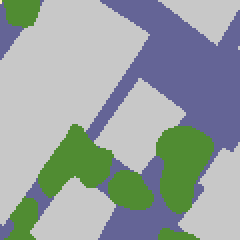
#> input picture data/train/masks/tile_1.1_47.png, 120 x 120 px, found by its file name (shown 2 times larger); its folder holds only this picture in this run
$ python analyze_variations.py
#> lines starting #> are read from the running program, lines starting #| are printed output that depends on the picture
import os
import numpy as np
from PIL import Image
import matplotlib.pyplot as plt
from collections import Counter

def analyze_mask_variations():
    """Analyze the actual variations in mask content"""

    print("=" * 60)
    print("ANALYZING MASK VARIATIONS")
    print("=" * 60)

    # Check masks that were identified as different
    train_mask_dir = "data/train/masks"
    mask_files = [f for f in os.listdir(train_mask_dir) if f.endswith('.png')]

    # Let's sample more masks to find different patterns
    sample_size = min(100, len(mask_files))
    step = len(mask_files) // sample_size
    sample_files = mask_files[::step]

    print(f"Analyzing {len(sample_files)} masks for variations...")

    # Group masks by their content
    mask_groups = {}

    for mask_file in sample_files:
        mask_path = os.path.join(train_mask_dir, mask_file)
        mask = np.array(Image.open(mask_path))
#> mask is the input picture: shape (120, 120, 3); mean R, G, B 150.8, 161.2, 159.8

        # Create a signature for this mask
        unique_rgb = tuple(sorted([tuple(rgb) for rgb in np.unique(mask.reshape(-1, 3), axis=0)]))
#> unique_rgb = ((80, 140, 50), (100, 100, 150), (200, 200, 200), (250, 235, 185))

        if unique_rgb not in mask_groups:
            mask_groups[unique_rgb] = []
        mask_groups[unique_rgb].append((mask_file, mask))

    print(f"\nFound {len(mask_groups)} different mask patterns:")

    for i, (rgb_signature, files_and_masks) in enumerate(mask_groups.items()):
        print(f"\nPattern {i+1}: {len(files_and_masks)} masks")
        print(f"  RGB combinations: {rgb_signature}")
        print(f"  Example files: {[f[0] for f in files_and_masks[:3]]}")

        # Analyze the first mask in this group
        sample_mask = files_and_masks[0][1]
        for ch in range(3):
            channel_data = sample_mask[:, :, ch]
            unique_vals = np.unique(channel_data)
            value_counts = [(val, np.sum(channel_data == val)) for val in unique_vals]
            print(f"  Channel {ch} ({'RGB'[ch]}): {value_counts}")
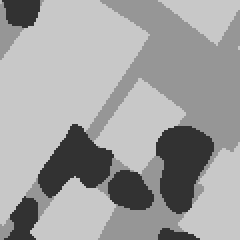
#> channel_data: shape (120, 120) (shown 2 times larger); min 50, max 200, mean 159.8

    return mask_groups

def create_pattern_visualization(mask_groups):
    """Visualize different mask patterns found"""

    print(f"\n" + "=" * 60)
    print("CREATING PATTERN VISUALIZATIONS")
    print("=" * 60)

    num_patterns = len(mask_groups)
    fig, axes = plt.subplots(num_patterns, 5, figsize=(25, 5*num_patterns))

    if num_patterns == 1:
        axes = axes.reshape(1, -1)

    for i, (rgb_signature, files_and_masks) in enumerate(mask_groups.items()):
        # Take the first file from this pattern
        mask_file, mask = files_and_masks[0]

        # Load corresponding image
        img_file = mask_file.replace('.png', '.tif')
        img_path = f"data/train/images/{img_file}"

        if os.path.exists(img_path):
            img = np.array(Image.open(img_path))

            # Show original image
            axes[i, 0].imshow(img)
            axes[i, 0].set_title(f"Pattern {i+1}: Image\n{mask_file}")
            axes[i, 0].axis('off')

            # Show RGB mask
            axes[i, 1].imshow(mask)
            axes[i, 1].set_title(f"RGB Mask\n{rgb_signature}")
            axes[i, 1].axis('off')

            # Show individual channels
            for ch in range(3):
                channel_data = mask[:, :, ch]
                im = axes[i, 2+ch].imshow(channel_data, cmap='gray', vmin=0, vmax=255)
                unique_vals = np.unique(channel_data)
                axes[i, 2+ch].set_title(f"{'RGB'[ch]} Channel\nValues: {unique_vals}")
                axes[i, 2+ch].axis('off')
                plt.colorbar(im, ax=axes[i, 2+ch], fraction=0.046, pad=0.04)
#> this loop made 3 passes
#> pass 1, in create_pattern_visualization, `channel_data = mask[:, :, ch]`:
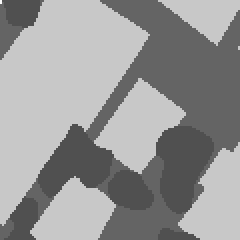
#> channel_data: shape (120, 120) (shown 2 times larger); min 80, max 250, mean 150.8
#> pass 2, in create_pattern_visualization, `channel_data = mask[:, :, ch]`:
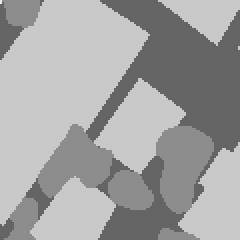
#> channel_data: shape (120, 120) (shown 2 times larger); min 100, max 235, mean 161.2

    plt.tight_layout()
    plt.savefig('mask_patterns.png', dpi=150, bbox_inches='tight')
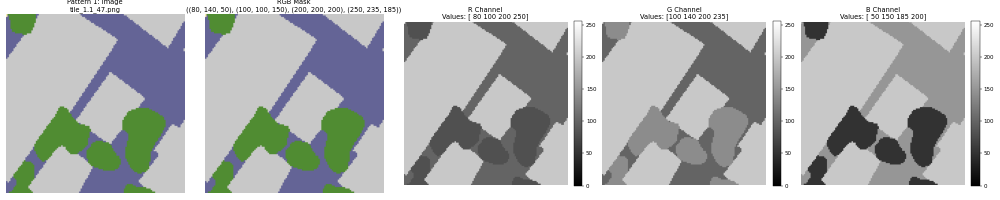
#> figure drawn by matplotlib, 8 panels
    plt.show()

    print("Pattern visualization saved as 'mask_patterns.png'")

def determine_class_mapping(mask_groups):
    """Determine the class mapping based on patterns found"""

    print(f"\n" + "=" * 60)
    print("DETERMINING CLASS MAPPING")
    print("=" * 60)

    patterns = list(mask_groups.keys())

    print(f"Found {len(patterns)} distinct patterns:")

    # Analyze each pattern to understand what it might represent
    for i, pattern in enumerate(patterns):
        print(f"\nPattern {i+1}: {pattern}")

        # Get a sample mask from this pattern
        sample_mask = mask_groups[pattern][0][1]

        # If it's a single RGB combination repeated everywhere
        if len(pattern) == 1:
            rgb = pattern[0]
            print(f"  Uniform pattern: RGB{rgb}")

            # Try to interpret based on RGB values
            r, g, b = rgb
            if r == g == b:  # Grayscale
                if r < 100:
                    print(f"  Likely: Background/Water (dark)")
                elif r > 200:
                    print(f"  Likely: Built-up/Impervious (bright)")
                else:
                    print(f"  Likely: Vegetation/Other (medium)")
            else:  # Color
                if r > g and r > b:
                    print(f"  Likely: Informal settlements/Slums (red dominant)")
                elif g > r and g > b:
                    print(f"  Likely: Vegetation (green dominant)")
                elif b > r and b > g:
                    print(f"  Likely: Water (blue dominant)")
                else:
                    print(f"  Likely: Mixed/Other class")

        # If it has multiple RGB combinations, it's a segmentation mask
        else:
            print(f"  Multi-class pattern with {len(pattern)} classes")
            for j, rgb in enumerate(pattern):
                print(f"    Class {j}: RGB{rgb}")

    # Based on your original description, let's create a mapping
    print(f"\n" + "=" * 40)
    print("PROPOSED CLASS MAPPING")
    print("=" * 40)

    # Create mapping based on the patterns we found
    class_mapping = {}

    if len(patterns) == 1 and len(patterns[0]) == 1:
        # All masks have the same single color
        rgb = patterns[0][0]
        print(f"All masks are uniform with RGB{rgb}")
        print(f"This could indicate:")
        print(f"1. All tiles belong to the same class")
        print(f"2. Masks are not properly annotated")
        print(f"3. This RGB represents a multi-class encoding")

        # Check if this might be a multi-class encoding in a single RGB
        r, g, b = rgb
        print(f"\nTrying to decode RGB{rgb} as multi-class:")
        print(f"  Red channel ({r}): Class index {r // 40}")
        print(f"  Green channel ({g}): Class index {g // 40}")
        print(f"  Blue channel ({b}): Class index {b // 40}")

        # For your specific case with (40, 120, 240):
        if rgb == (40, 120, 240):
            print(f"\nSpecial case RGB(40, 120, 240) interpretation:")
            print(f"  This might represent 3 different classes in one pixel:")
            print(f"  - Channel R=40: Background/Barren")
            print(f"  - Channel G=120: Vegetation/Built-up")
            print(f"  - Channel B=240: Informal settlements/Slums")

            # Create a class mapping where we extract the blue channel as slum class
            class_mapping = {
                "type": "channel_based",
                "slum_channel": 2,  # Blue channel
                "slum_threshold": 200,  # Values above this are slum
                "description": "Blue channel represents slum probability/presence"
            }

    else:
        # Multiple patterns - different tiles have different classes
        for i, pattern in enumerate(patterns):
            if len(pattern) == 1:
                rgb = pattern[0]
                # Map based on color characteristics
                r, g, b = rgb
                if b > 200:  # High blue
                    class_mapping[pattern] = 1  # Slum
                else:
                    class_mapping[pattern] = 0  # Non-slum

    print(f"\nFinal class mapping: {class_mapping}")
    return class_mapping

if __name__ == "__main__":
    mask_groups = analyze_mask_variations()
    create_pattern_visualization(mask_groups)
    class_mapping = determine_class_mapping(mask_groups)

$ run again, on data/train/masks/tile_1.8_21.png
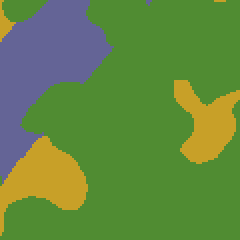
#> input picture data/train/masks/tile_1.8_21.png, 120 x 120 px, found by its file name (shown 2 times larger)
#> in analyze_mask_variations, mask is the input picture: shape (120, 120, 3); mean R, G, B 99.3, 135.8, 65.9
#> unique_rgb = ((80, 140, 50), (100, 100, 150), (200, 160, 40))
#> the loop in create_pattern_visualization, `for ch in range(3):` made 3 passes
#> unique_vals on passes 1 to 3: [80, 100, 200], [100, 140, 160], [40, 50, 150]
#> pass 1, in create_pattern_visualization, `channel_data = mask[:, :, ch]`:
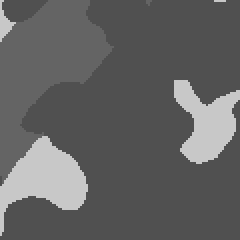
#> channel_data: shape (120, 120) (shown 2 times larger); min 80, max 200, mean 99.3
#> pass 2, in create_pattern_visualization, `channel_data = mask[:, :, ch]`:
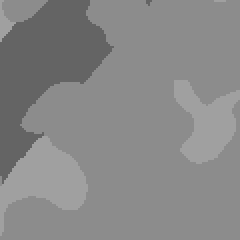
#> channel_data: shape (120, 120) (shown 2 times larger); min 100, max 160, mean 135.8

$ run again, on data/train/masks/tile_4.49_13.png
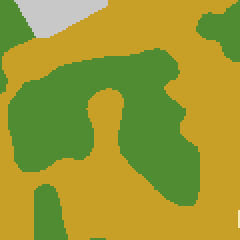
#> input picture data/train/masks/tile_4.49_13.png, 120 x 120 px, found by its file name (shown 2 times larger)
#> in analyze_mask_variations, mask is the input picture: shape (120, 120, 3); mean R, G, B 155.2, 154.1, 49.9
#> unique_rgb = ((80, 140, 50), (200, 160, 40), (200, 200, 200), (250, 235, 185))
#> the loop in create_pattern_visualization, `for ch in range(3):` made 3 passes
#> unique_vals on passes 1 to 3: [80, 200, 250], [140, 160, 200, 235], [40, 50, 185, 200]
#> pass 1, in create_pattern_visualization, `channel_data = mask[:, :, ch]`:
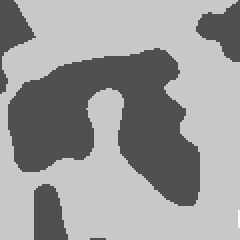
#> channel_data: shape (120, 120) (shown 2 times larger); min 80, max 250, mean 155.2
#> pass 2, in create_pattern_visualization, `channel_data = mask[:, :, ch]`:
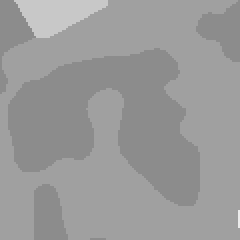
#> channel_data: shape (120, 120) (shown 2 times larger); min 140, max 235, mean 154.1

$ run again, on data/train/masks/tile_5.19_52.png
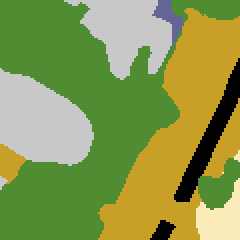
#> input picture data/train/masks/tile_5.19_52.png, 120 x 120 px, found by its file name (shown 2 times larger)
#> in analyze_mask_variations, mask is the input picture: shape (120, 120, 3); mean R, G, B 137.3, 153.2, 79.2
#> unique_rgb = ((0, 0, 0), (80, 140, 50), (100, 100, 150), (200, 160, 40), (200, 200, 200), (250, 235, 185))
#> the loop in create_pattern_visualization, `for ch in range(3):` made 3 passes
#> unique_vals on passes 1 to 3: [0, 80, 100, 200, 250], [0, 100, 140, 160, 200, 235], [0, 40, 50, 150, 185, 200]
#> pass 1, in create_pattern_visualization, `channel_data = mask[:, :, ch]`:
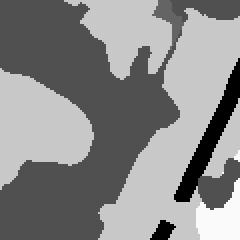
#> channel_data: shape (120, 120) (shown 2 times larger); min 0, max 250, mean 137.3
#> pass 2, in create_pattern_visualization, `channel_data = mask[:, :, ch]`:
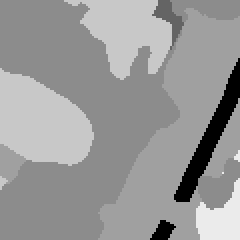
#> channel_data: shape (120, 120) (shown 2 times larger); min 0, max 235, mean 153.2

$ run again, on data/train/masks/tile_1.22_81.png
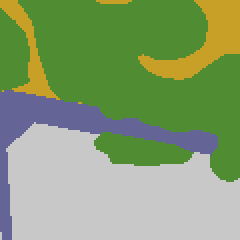
#> input picture data/train/masks/tile_1.22_81.png, 120 x 120 px, found by its file name (shown 2 times larger)
#> in analyze_mask_variations, mask is the input picture: shape (120, 120, 3); mean R, G, B 134.9, 158.6, 113
#> unique_rgb = ((80, 140, 50), (100, 100, 150), (200, 160, 40), (200, 200, 200))
#> the loop in create_pattern_visualization, `for ch in range(3):` made 3 passes
#> unique_vals on passes 1 to 3: [80, 100, 200], [100, 140, 160, 200], [40, 50, 150, 200]
#> pass 2, in create_pattern_visualization, `channel_data = mask[:, :, ch]`:
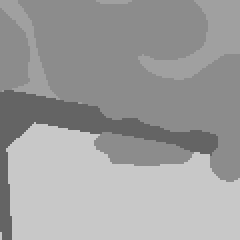
#> channel_data: shape (120, 120) (shown 2 times larger); min 100, max 200, mean 158.6
